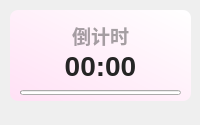
<?xml version="1.0" encoding="UTF-8"?>
<ui version="4.0">
 <class>Theme</class>
 <widget class="QWidget" name="Form">
  <property name="geometry">
   <rect>
    <x>0</x>
    <y>0</y>
    <width>200</width>
    <height>125</height>
   </rect>
  </property>
  <property name="minimumSize">
   <size>
    <width>0</width>
    <height>0</height>
   </size>
  </property>
  <property name="maximumSize">
   <size>
    <width>16777215</width>
    <height>65536</height>
   </size>
  </property>
  <property name="windowTitle">
   <string>活动倒计时</string>
  </property>
  <widget class="ProgressBar" name="progressBar">
   <property name="geometry">
    <rect>
     <x>20</x>
     <y>90</y>
     <width>161</width>
     <height>5</height>
    </rect>
   </property>
   <property name="minimumSize">
    <size>
     <width>0</width>
     <height>5</height>
    </size>
   </property>
   <property name="maximumSize">
    <size>
     <width>16777215</width>
     <height>6</height>
    </size>
   </property>
   <property name="styleSheet">
    <string notr="true"/>
   </property>
   <property name="orientation">
    <enum>Qt::Horizontal</enum>
   </property>
   <property name="useAni">
    <bool>true</bool>
   </property>
   <property name="val">
    <double>0.000000000000000</double>
   </property>
  </widget>
  <widget class="QLabel" name="activity_countdown_title">
   <property name="geometry">
    <rect>
     <x>20</x>
     <y>20</y>
     <width>161</width>
     <height>31</height>
    </rect>
   </property>
   <property name="font">
    <font>
     <family>Microsoft YaHei UI</family>
     <pointsize>14</pointsize>
     <weight>75</weight>
     <bold>true</bold>
    </font>
   </property>
   <property name="styleSheet">
    <string notr="true">color: rgba(0, 0, 0, 90);
font-weight: bold;</string>
   </property>
   <property name="text">
    <string>倒计时</string>
   </property>
   <property name="textFormat">
    <enum>Qt::PlainText</enum>
   </property>
   <property name="alignment">
    <set>Qt::AlignCenter</set>
   </property>
  </widget>
  <widget class="QLabel" name="activity_countdown">
   <property name="geometry">
    <rect>
     <x>20</x>
     <y>40</y>
     <width>161</width>
     <height>51</height>
    </rect>
   </property>
   <property name="font">
    <font>
     <family>Microsoft YaHei UI</family>
     <pointsize>21</pointsize>
     <weight>75</weight>
     <bold>true</bold>
    </font>
   </property>
   <property name="styleSheet">
    <string notr="true">border: none;
color: rgba(37, 37, 37, 255);
font-weight: bold</string>
   </property>
   <property name="text">
    <string>00:00</string>
   </property>
   <property name="textFormat">
    <enum>Qt::PlainText</enum>
   </property>
   <property name="alignment">
    <set>Qt::AlignCenter</set>
   </property>
  </widget>
  <widget class="QLabel" name="backgnd">
   <property name="geometry">
    <rect>
     <x>10</x>
     <y>10</y>
     <width>181</width>
     <height>91</height>
    </rect>
   </property>
   <property name="styleSheet">
    <string notr="true">background-color: qlineargradient(spread:pad, x1:0, y1:1, x2:1, y2:0, stop:0 rgba(255, 225, 245, 255), stop:1 rgba(255, 255, 255, 255));
border-radius: 8px</string>
   </property>
   <property name="text">
    <string/>
   </property>
  </widget>
  <widget class="QLabel" name="img">
   <property name="geometry">
    <rect>
     <x>10</x>
     <y>10</y>
     <width>91</width>
     <height>91</height>
    </rect>
   </property>
   <property name="styleSheet">
    <string notr="true"/>
   </property>
   <property name="pixmap">
    <pixmap>img/3.png</pixmap>
   </property>
   <property name="scaledContents">
    <bool>true</bool>
   </property>
  </widget>
  <zorder>backgnd</zorder>
  <zorder>img</zorder>
  <zorder>progressBar</zorder>
  <zorder>activity_countdown_title</zorder>
  <zorder>activity_countdown</zorder>
 </widget>
 <customwidgets>
  <customwidget>
   <class>ProgressBar</class>
   <extends>QProgressBar</extends>
   <header>qfluentwidgets</header>
  </customwidget>
 </customwidgets>
 <resources/>
 <connections/>
</ui>
